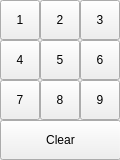
<?xml version="1.0" encoding="UTF-8"?>
<ui version="4.0">
 <class>NumberSelectionDialog</class>
 <widget class="QDialog" name="NumberSelectionDialog">
  <property name="windowModality">
   <enum>Qt::WindowModal</enum>
  </property>
  <property name="geometry">
   <rect>
    <x>0</x>
    <y>0</y>
    <width>120</width>
    <height>160</height>
   </rect>
  </property>
  <property name="sizePolicy">
   <sizepolicy hsizetype="Fixed" vsizetype="Fixed">
    <horstretch>0</horstretch>
    <verstretch>0</verstretch>
   </sizepolicy>
  </property>
  <property name="maximumSize">
   <size>
    <width>120</width>
    <height>160</height>
   </size>
  </property>
  <property name="windowTitle">
   <string>_</string>
  </property>
  <widget class="QToolButton" name="toolButton">
   <property name="geometry">
    <rect>
     <x>0</x>
     <y>0</y>
     <width>40</width>
     <height>40</height>
    </rect>
   </property>
   <property name="minimumSize">
    <size>
     <width>40</width>
     <height>40</height>
    </size>
   </property>
   <property name="maximumSize">
    <size>
     <width>40</width>
     <height>40</height>
    </size>
   </property>
   <property name="text">
    <string>1</string>
   </property>
  </widget>
  <widget class="QToolButton" name="toolButton_2">
   <property name="geometry">
    <rect>
     <x>40</x>
     <y>0</y>
     <width>40</width>
     <height>40</height>
    </rect>
   </property>
   <property name="minimumSize">
    <size>
     <width>40</width>
     <height>40</height>
    </size>
   </property>
   <property name="maximumSize">
    <size>
     <width>40</width>
     <height>40</height>
    </size>
   </property>
   <property name="text">
    <string>2</string>
   </property>
  </widget>
  <widget class="QToolButton" name="toolButton_3">
   <property name="geometry">
    <rect>
     <x>80</x>
     <y>0</y>
     <width>40</width>
     <height>40</height>
    </rect>
   </property>
   <property name="minimumSize">
    <size>
     <width>40</width>
     <height>40</height>
    </size>
   </property>
   <property name="maximumSize">
    <size>
     <width>40</width>
     <height>40</height>
    </size>
   </property>
   <property name="text">
    <string>3</string>
   </property>
  </widget>
  <widget class="QToolButton" name="toolButton_4">
   <property name="geometry">
    <rect>
     <x>0</x>
     <y>40</y>
     <width>40</width>
     <height>40</height>
    </rect>
   </property>
   <property name="minimumSize">
    <size>
     <width>40</width>
     <height>40</height>
    </size>
   </property>
   <property name="maximumSize">
    <size>
     <width>40</width>
     <height>40</height>
    </size>
   </property>
   <property name="text">
    <string>4</string>
   </property>
  </widget>
  <widget class="QToolButton" name="toolButton_5">
   <property name="geometry">
    <rect>
     <x>40</x>
     <y>40</y>
     <width>40</width>
     <height>40</height>
    </rect>
   </property>
   <property name="minimumSize">
    <size>
     <width>40</width>
     <height>40</height>
    </size>
   </property>
   <property name="maximumSize">
    <size>
     <width>40</width>
     <height>40</height>
    </size>
   </property>
   <property name="text">
    <string>5</string>
   </property>
  </widget>
  <widget class="QToolButton" name="toolButton_6">
   <property name="geometry">
    <rect>
     <x>80</x>
     <y>40</y>
     <width>40</width>
     <height>40</height>
    </rect>
   </property>
   <property name="minimumSize">
    <size>
     <width>40</width>
     <height>40</height>
    </size>
   </property>
   <property name="maximumSize">
    <size>
     <width>40</width>
     <height>40</height>
    </size>
   </property>
   <property name="text">
    <string>6</string>
   </property>
  </widget>
  <widget class="QToolButton" name="toolButton_7">
   <property name="geometry">
    <rect>
     <x>0</x>
     <y>80</y>
     <width>40</width>
     <height>40</height>
    </rect>
   </property>
   <property name="minimumSize">
    <size>
     <width>40</width>
     <height>40</height>
    </size>
   </property>
   <property name="maximumSize">
    <size>
     <width>40</width>
     <height>40</height>
    </size>
   </property>
   <property name="text">
    <string>7</string>
   </property>
  </widget>
  <widget class="QToolButton" name="toolButton_8">
   <property name="geometry">
    <rect>
     <x>40</x>
     <y>80</y>
     <width>40</width>
     <height>40</height>
    </rect>
   </property>
   <property name="minimumSize">
    <size>
     <width>40</width>
     <height>40</height>
    </size>
   </property>
   <property name="maximumSize">
    <size>
     <width>40</width>
     <height>40</height>
    </size>
   </property>
   <property name="text">
    <string>8</string>
   </property>
  </widget>
  <widget class="QToolButton" name="toolButton_9">
   <property name="geometry">
    <rect>
     <x>80</x>
     <y>80</y>
     <width>40</width>
     <height>40</height>
    </rect>
   </property>
   <property name="minimumSize">
    <size>
     <width>40</width>
     <height>40</height>
    </size>
   </property>
   <property name="maximumSize">
    <size>
     <width>40</width>
     <height>40</height>
    </size>
   </property>
   <property name="text">
    <string>9</string>
   </property>
  </widget>
  <widget class="QToolButton" name="toolButton_10">
   <property name="geometry">
    <rect>
     <x>0</x>
     <y>120</y>
     <width>121</width>
     <height>40</height>
    </rect>
   </property>
   <property name="minimumSize">
    <size>
     <width>0</width>
     <height>40</height>
    </size>
   </property>
   <property name="text">
    <string>Clear</string>
   </property>
  </widget>
 </widget>
 <resources/>
 <connections/>
</ui>
